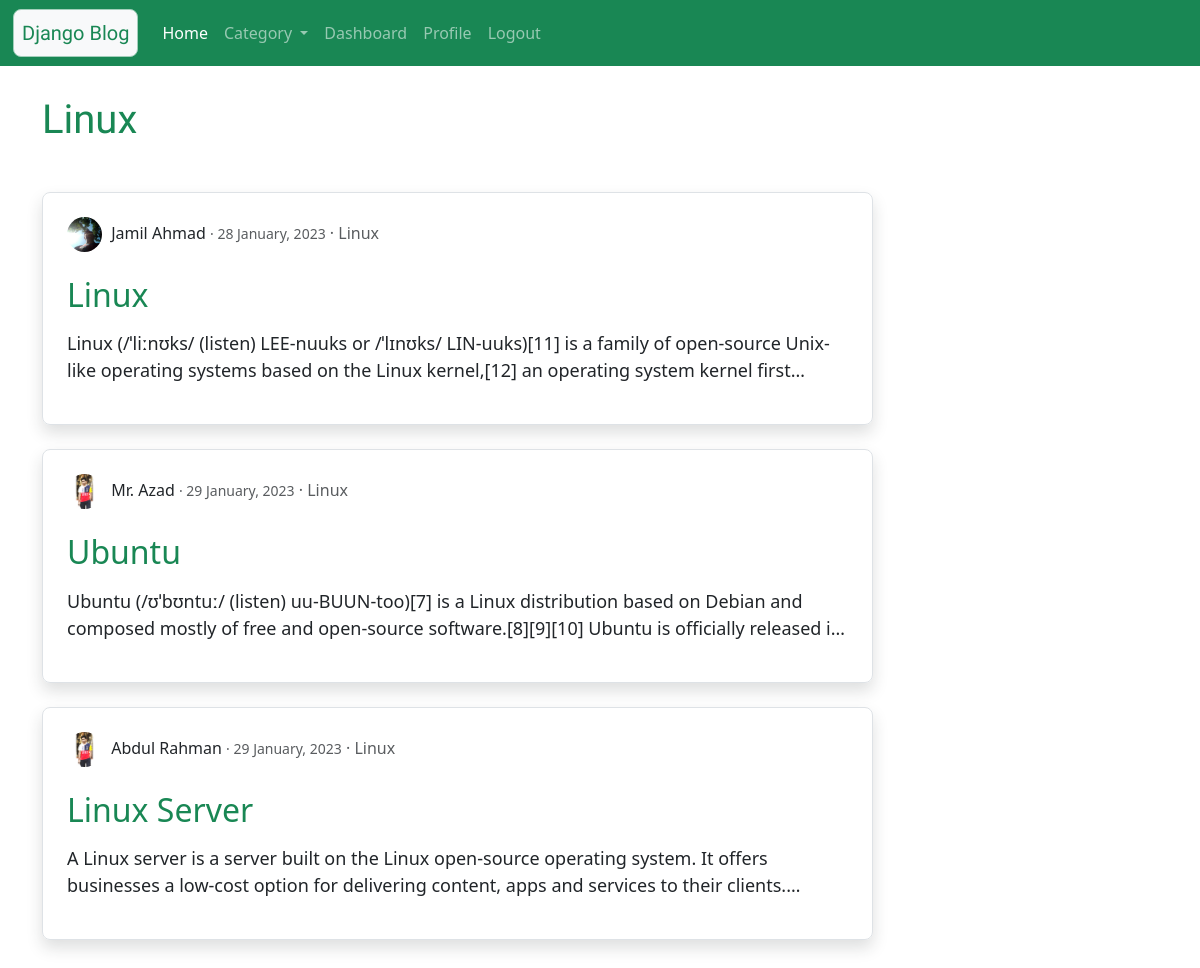
The app's page /category/Linux (signed in) with its own data.
### blog/models.py (models this page shows)
class Blog(models.Model):
    user = models.ForeignKey(User,on_delete=models.CASCADE)
    category = models.CharField(max_length=100, choices=category)
    title = models.CharField(max_length=150)
    description = models.TextField()
    create_at = models.DateTimeField(auto_now_add=True)
    update_at = models.DateTimeField(auto_now=True)

### user/models.py (models this page shows, shortened)
class Profile(models.Model):
    user = models.OneToOneField(User, on_delete=models.CASCADE)
    image = models.ImageField(default='default.jpg', upload_to='profile_pics')

### blog/views.py (the view)
# urls.py: path('category/<cat>', views.category, name='category'),
def category(request, cat):
    context = {
        'category_blog' : Blog.objects.filter(category = cat),
        'all_blog' : Blog.objects.all(),
        'category' : cat
    }
    return render(request, 'blog/categoryblog.html', context)

### template/blog/categoryblog.html (shortened to what this page needs)
{% extends 'blog/base.html' %}
{% load static %}
{% block content %}
<div class="col-sm-9  my-5">
  <h1 class="text-success Rounded my-5">
    {{category}}
  </h1>
  {% if category_blog %}
  {% for blog in category_blog %}
  <div class="jumbotron p-3 shadow border rounded-3 px-4 py-4">
    <div class="">
      <img class="rounded-circle img-fluid article-img" src="{{ blog.user.profile.image.url }}">
      <a class="mr-2 disabled-link text-dark " href="{% url 'profile' blog.user.id %}">{{ blog.user.first_name }} {{ blog.user.last_name }}</a>
      <small class="text-muted"> &centerdot; {{ blog.create_at|date:"d F, Y" }}</small>
      <a class="text-muted disabled-link" href="{% url 'category' blog.category %}"> &centerdot; {{ blog.category }}</a>
    </div> <br>
    <p><a class="disabled-link text-success h2" href="{% url 'blog' blog.id %}">{{ blog.title }}</a></p>
    <p class="article-content p-s demo-1">{{blog.description}}</p>
  </div><br>
  {% endfor %}
  {% else %}
  <h4 class="text-center alert alert-warning"> No Records </h4>
{% endif %}
{% endblock content %}

### static/blog/css/style.css (style rules this page uses)
.disabled-link:link { color: rgb(0, 0, 0); background-color: transparent; text-decoration: none; }
.Rounded { font-family: 'Kalam', cursive; }
.article-content { white-space: pre-line; }
.article-img { height: 35px; width: 35px; margin-right: 5px; }
.demo-1 { overflow: hidden; display: -webkit-box; -webkit-line-clamp: 2; -webkit-box-orient: vertical; }
.p-s { font-size: 18px; }

### records on screen
Blog: user.profile.image (picture), user.first_name "Jamil", user.last_name "Ahmad", create_at "28 January, 2023", category "Linux", title "Linux", description "Linux (/ˈliːnʊks/ (listen) LEE-nuuks or /ˈlɪnʊks/ LIN-uuks)[11] is a family of open-source Unix-like operating systems based on the Linux kernel,[12] an operating system kernel…"
Blog: user.profile.image (picture), user.first_name "Mr.", user.last_name "Azad", create_at "29 January, 2023", category "Linux", title "Ubuntu", description "Ubuntu (/ʊˈbʊntuː/ (listen) uu-BUUN-too)[7] is a Linux distribution based on Debian and composed mostly of free and open-source software.[8][9][10] Ubuntu is officially released…"
Blog: user.profile.image (picture), user.first_name "Abdul", user.last_name "Rahman", create_at "29 January, 2023", category "Linux", title "Linux Server", description "A Linux server is a server built on the Linux open-source operating system. It offers businesses a low-cost option for delivering content, apps and services to their…"

### other values on screen
{{ category }} "Linux"
